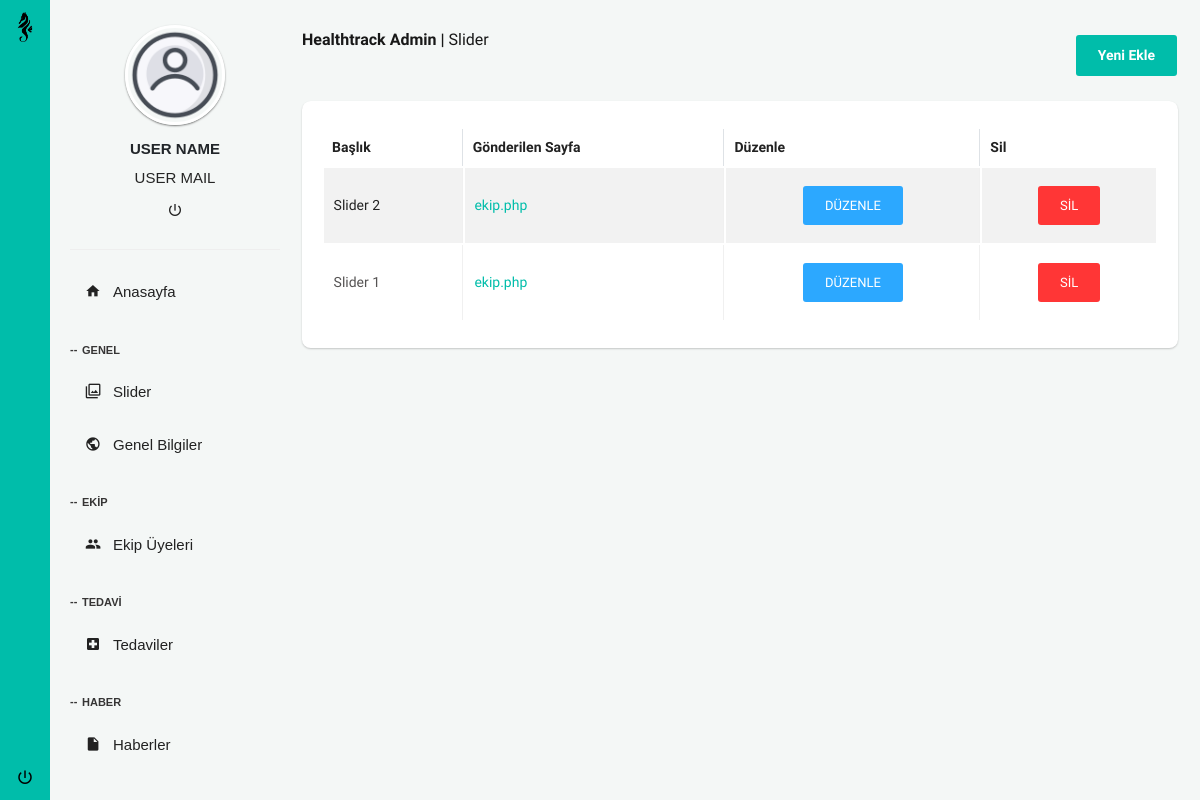
Screenshot of /admin/sliders.php with the database file from the repository.
### tables this page shows
CREATE TABLE `slider_translations` (
  `id` int(11) NOT NULL,
  `title` text NOT NULL,
  `content` text NOT NULL,
  `slider_id` int(11) NOT NULL,
  `language_code` char(2) NOT NULL DEFAULT '0'
);

CREATE TABLE `slider` (
  `slider_id` int(11) NOT NULL,
  `slider_link` text NOT NULL,
  `slider_image` mediumtext NOT NULL,
  `slider_sort` int(11) NOT NULL,
  `created_at` timestamp NOT NULL DEFAULT current_timestamp() ON UPDATE current_timestamp()
);

### admin/API/get-sliders.php (called while the page is built)
<?php
$sliderQuery = $vt->prepare("SELECT s.*, st.title
                           FROM slider s
                           INNER JOIN slider_translations st ON s.slider_id = st.slider_id
                           WHERE st.language_code = 'tr'");
$sliderQuery->execute();
$sliderResult = $sliderQuery->fetchAll(PDO::FETCH_OBJ);

### admin/sliders.php (the view, shortened to what this page needs)
<?php
require "../database/connection.php";
include "API/get-sliders.php";
?>
<!doctype html>
<html class="no-js " lang="en">
<head>
    <?php include "utility/head.php" ?>
</head>
<body data-alpino="theme-cyan">
    <?php include "utility/header.php" ?>
    <section class="content">
        <div class="container-fluid">
            <div class="row clearfix g-3">
                <div class="col-lg-12">
                    <div class="card">
                        <div class="header d-flex justify-content-between">
                            <h2><strong>Healthtrack Admin |</strong> Slider</h2>
                            <a href="add-new-slider.php" class="btn btn-primary"> <strong>Yeni Ekle</strong></a>
                        </div>
                    </div>
                </div>
            </div>
            <div class="row clearfix g-3">
                <div class="col-lg-12">
                    <div class="card">
                        <div class="body">
                            <div class="table-responsive">
                                <table class="table table-bordered table-striped table-hover js-basic-example dataTable">
                                    <thead>
                                        <tr>
                                            <th>Başlık</th>
                                            <th>Gönderilen Sayfa</th>
                                            <th>Düzenle</th>
                                            <th>Sil</th>
                                        </tr>
                                    </thead>
                                    <tbody>
                                        <?php
                                        foreach ($sliderResult as $singleSlider) { ?>
                                            <tr class="slider-<?= $singleSlider->slider_id ?>">
                                                <td><?= $singleSlider->title ?></td>
                                                <td><a href="<?= $singleSlider->slider_link ?>" target = "_blank"><?= $singleSlider->slider_link ?></a></td>
                                                <td class="text-center"><a href="slider-details.php?sid=<?= $singleSlider->slider_id ?>" class="btn btn-info">DÜZENLE</a></td>
                                                <td class="text-center"><button class="btn btn-danger sliderDeleteBtn" slider-id="<?= $singleSlider->slider_id ?>">SİL</button></td>
                                            </tr>
                                        <?php }
                                        ?>
                                    </tbody>
                                </table>
                            </div>
                        </div>
                    </div>
                </div>
            </div>
        </div>
    </section>
</body>
</html>

### rows the page displays
slider_translations: title "Slider 2", slider.slider_link "ekip.php"
slider_translations: title "Slider 1", slider.slider_link "ekip.php"
